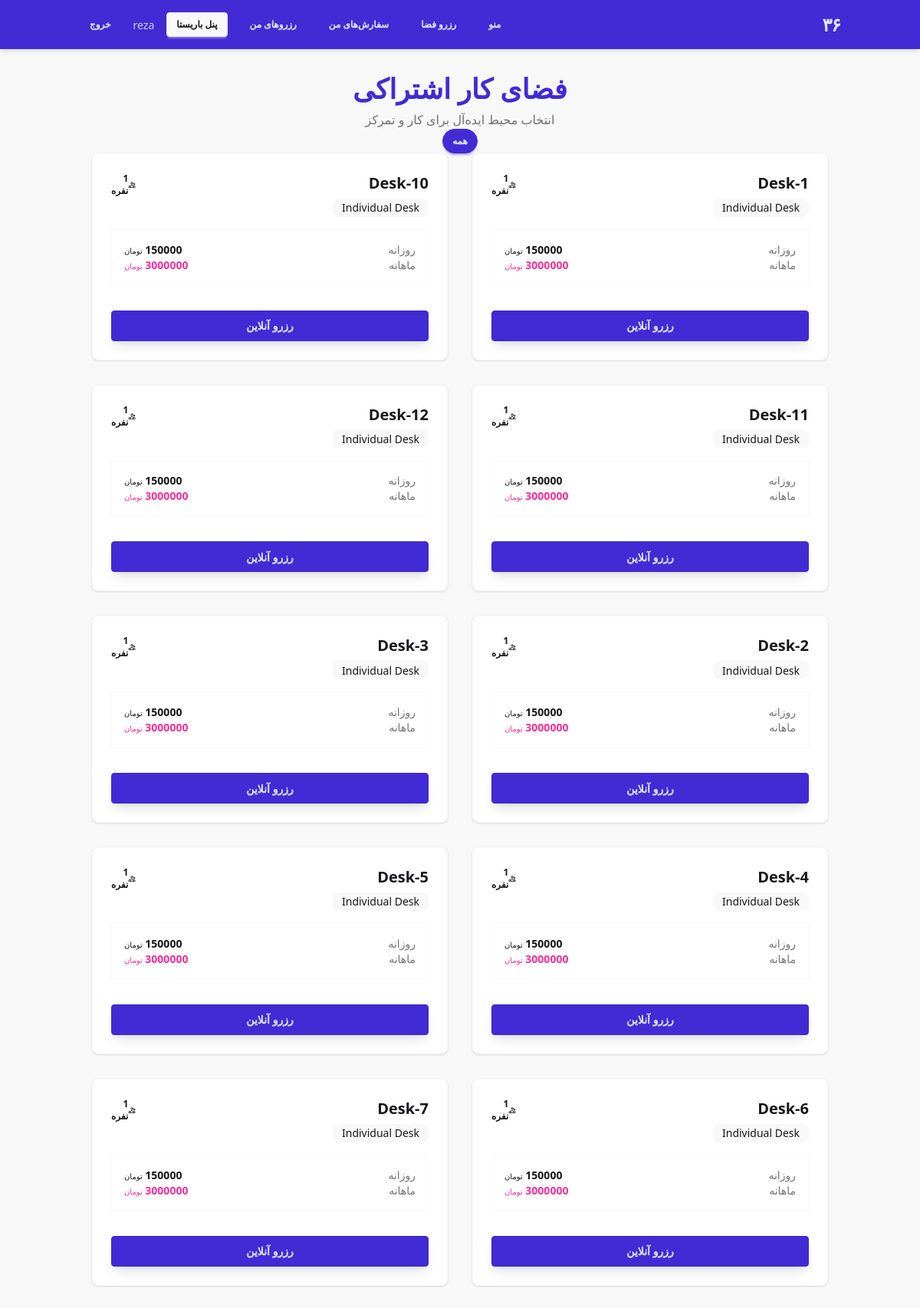
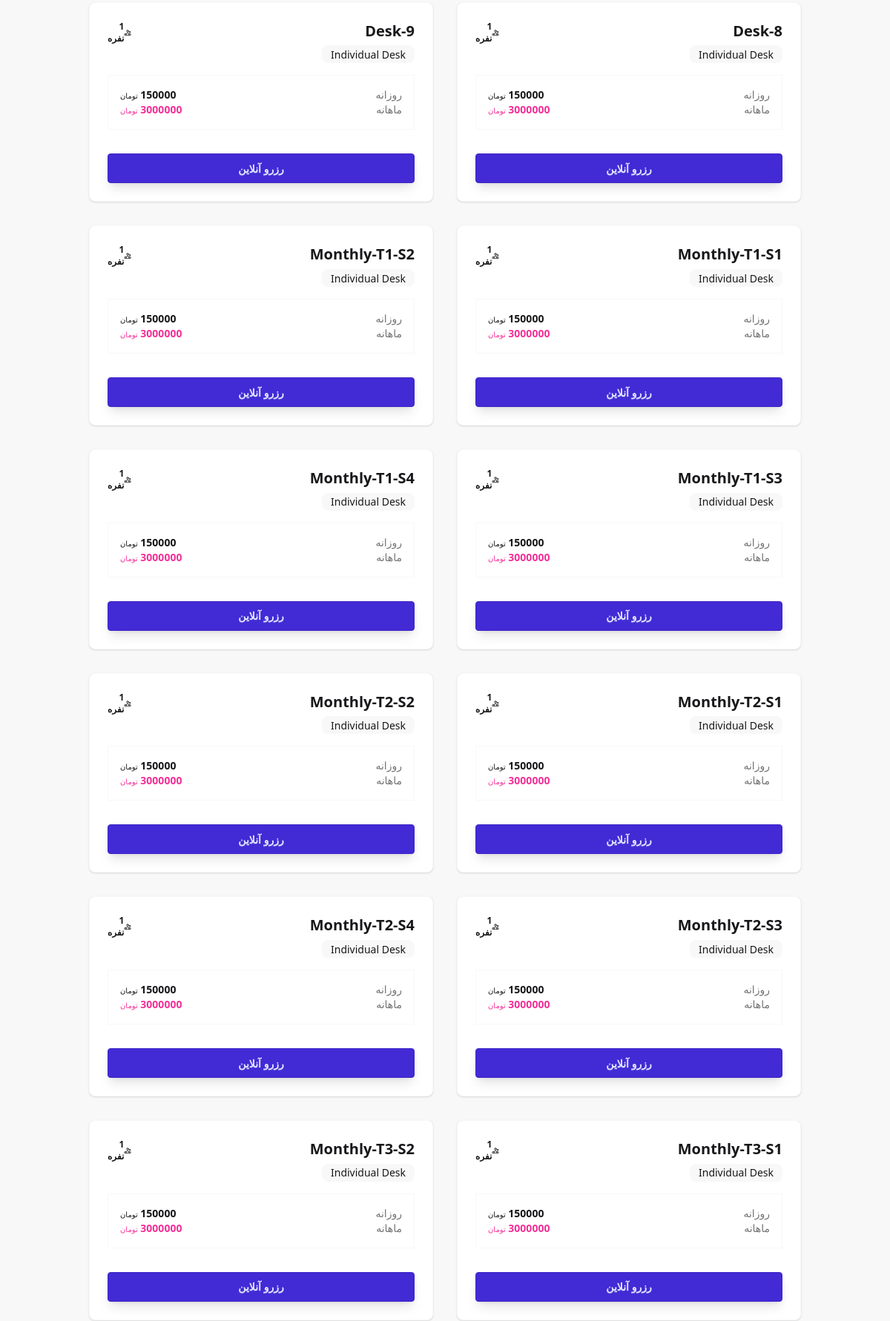
Screenshot of /cowork/ (signed in, upper part) with the database file from the repository (2 pictures, top to bottom).
### accounts/models.py (models this page shows, shortened)
class CustomUser(AbstractBaseUser, PermissionsMixin):
    phone_regex = RegexValidator(
        regex=r'^09\d{9}$',
        message=_("Phone number must be entered in the format: '09xxxxxxxxx'. Up to 11 digits allowed.")
    )
    phone_number = models.CharField(_('phone number'), validators=[phone_regex], max_length=15, unique=True)
    national_id = models.CharField(_('national ID'), max_length=10, blank=True, null=True, validators=[validate_national_id_field])
    full_name = models.CharField(_('full name'), max_length=150, blank=True)
    birth_date = models.DateField(_('birth date'), null=True, blank=True)
    is_active = models.BooleanField(default=True)
    is_staff = models.BooleanField(default=False)
    objects = CustomUserManager()
    USERNAME_FIELD = 'phone_number'
    REQUIRED_FIELDS = []

### cowork/models.py (models this page shows, shortened)
class Space(models.Model):
    class ZoneType(models.TextChoices):
        LONG_TABLE = 'LONG_TABLE', _('Communal Long Table')
        DESK = 'DESK', _('Individual Desk')
        PRIVATE_ROOM = 'PRIVATE_ROOM', _('Private Room')
        MEETING_ROOM = 'MEETING_ROOM', _('Meeting Room')
    name = models.CharField(_("Space Name"), max_length=50, unique=True)
    zone = models.CharField(_("Zone Type"), max_length=20, choices=ZoneType.choices)
    capacity = models.PositiveIntegerField(_("Capacity"), default=1)
    pricing_plan = models.ForeignKey(PricingPlan, on_delete=models.SET_NULL, null=True, verbose_name=_("Pricing Plan"))
    is_active = models.BooleanField(_("Is Active"), default=True)
    grid_row = models.IntegerField(_("Grid Row"), default=0)
    grid_col = models.IntegerField(_("Grid Col"), default=0)
    class Meta:
        verbose_name = _("Space")
        verbose_name_plural = _("Spaces")
        ordering = ['zone', 'name']

class PricingPlan(models.Model):
    name = models.CharField(_("Plan Name"), max_length=100)
    daily_rate = models.DecimalField(_("Daily Rate"), max_digits=12, decimal_places=0, default=0)
    hourly_rate = models.DecimalField(_("Hourly Rate"), max_digits=12, decimal_places=0, default=0)
    monthly_rate = models.DecimalField(_("Monthly Rate"), max_digits=12, decimal_places=0, default=0)
    six_month_rate = models.DecimalField(_("6-Month Rate"), max_digits=12, decimal_places=0, default=0)
    yearly_rate = models.DecimalField(_("Yearly Rate"), max_digits=12, decimal_places=0, default=0)
    is_contact_for_price = models.BooleanField(_("Contact for Price"), default=False)

### cowork/views.py (the view)
# urls.py: path('', space_list, name='space_list'),
def space_list(request):
    spaces = Space.objects.filter(is_active=True).select_related('pricing_plan')
    zone = request.GET.get('zone')
    if zone:
        spaces = spaces.filter(zone=zone)
    return render(request, 'cowork/space_list.html', {'spaces': spaces})

### theme/templates/cowork/space_list.html (shortened to what this page needs)
{% extends "base.html" %}
{% load i18n %}
{% block content %}
<div class="max-w-6xl mx-auto">
    <div class="text-center mb-10">
        <h1 class="text-4xl font-black text-primary mb-2">فضای کار اشتراکی</h1>
        <p class="text-base-content/60">انتخاب محیط ایده‌آل برای کار و تمرکز</p>
    </div>
    <div class="flex flex-wrap justify-center gap-2 mb-12">
        <a href="{% url 'cowork:space_list' %}" class="btn btn-sm {% if not request.GET.zone %}btn-primary{% else %}btn-ghost{% endif %} rounded-full">همه</a>
    </div>
    <div class="grid grid-cols-1 md:grid-cols-2 lg:grid-cols-3 gap-8">
        {% for space in spaces %}
            <div class="card bg-base-100 shadow-sm border border-base-200 hover:shadow-xl hover:border-primary/20 transition-all group overflow-hidden">
                <div class="card-body p-6">
                    <div class="flex justify-between items-start mb-4">
                        <div>
                            <h2 class="card-title text-xl font-black mb-1">{{ space.name }}</h2>
                            <span class="badge badge-sm badge-ghost opacity-70">{{ space.get_zone_display }}</span>
                        </div>
                        <div class="flex items-center gap-1 text-xs font-bold opacity-50">
                            {{ space.capacity }} نفره
                        </div>
                    </div>
                    <div class="space-y-3 mb-8 bg-base-200/30 p-4 rounded-2xl border border-base-200">
                        {% if space.pricing_plan.is_contact_for_price %}
                            <div class="text-center py-2">
                                <span class="text-primary font-black">برای قیمت تماس بگیرید</span>
                            </div>
                        {% else %}
                            {% if space.pricing_plan.daily_rate > 0 %}
                                <div class="flex justify-between items-center text-sm">
                                    <span class="opacity-60">روزانه</span>
                                    <span class="font-bold">{{ space.pricing_plan.daily_rate }} <span class="text-[10px] font-normal">تومان</span></span>
                                </div>
                            {% endif %}
                            {% if space.pricing_plan.monthly_rate > 0 %}
                                <div class="flex justify-between items-center text-sm">
                                    <span class="opacity-60">ماهانه</span>
                                    <span class="font-bold text-secondary">{{ space.pricing_plan.monthly_rate }} <span class="text-[10px] font-normal">تومان</span></span>
                                </div>
                            {% endif %}
                        {% endif %}
                    </div>
                    <div class="card-actions">
                        {% if space.pricing_plan.is_contact_for_price %}
                            <a href="tel:02112345678" class="btn btn-outline btn-primary w-full font-bold">تماس با پذیرش</a>
                        {% else %}
                            <a href="{% url 'cowork:book_space' space.id %}" class="btn btn-primary w-full font-bold shadow-lg shadow-primary/20">
                                رزرو آنلاین
                            </a>
                        {% endif %}
                    </div>
                </div>
            </div>
        {% empty %}
            <div class="col-span-full text-center py-20">
                <h3 class="text-xl font-bold opacity-40">فضایی یافت نشد</h3>
            </div>
        {% endfor %}
    </div>
</div>
{% endblock %}

### theme/templates/base.html (shortened to what this page needs)
{% load static tailwind_tags %}
<!DOCTYPE html>
<html lang="fa" dir="rtl" data-theme="minimalist" class="scroll-smooth">
<head>
    {% tailwind_css %}
</head>
<body class="min-h-screen bg-base-200 text-base-content flex flex-col">
    <header class="bg-primary text-primary-content shadow-md">
        <div class="container mx-auto px-4 h-16 flex items-center justify-between">
            <a href="{% url 'home' %}" class="text-2xl font-black tracking-tighter">۳۶</a>
            <nav>
                <ul class="flex gap-4 items-center">
                    <li><a href="{% url 'cafe:menu' %}" class="btn btn-sm btn-ghost hover:bg-white/10 text-primary-content">منو</a></li>
                    <li><a href="{% url 'cowork:space_list' %}" class="btn btn-sm btn-ghost hover:bg-white/10 text-primary-content">رزرو فضا</a></li>
                    {% if user.is_authenticated %}
                        <li><a href="{% url 'cafe:order_list' %}" class="btn btn-sm btn-ghost hover:bg-white/10 text-primary-content">سفارش‌های من</a></li>
                        <li><a href="{% url 'cowork:my_bookings' %}" class="btn btn-sm btn-ghost hover:bg-white/10 text-primary-content">رزروهای من</a></li>
                        {% if user.is_staff or user.groups.all %}
                            <li><a href="{% url 'cafe:barista_dashboard' %}" class="btn btn-sm btn-accent text-accent-content font-bold">پنل باریستا</a></li>
                        {% endif %}
                        <li class="hidden md:block"><span class="text-sm font-medium opacity-90">{{ user.full_name|default:user.phone_number }}</span></li>
                        <li>
                            <form action="{% url 'logout' %}" method="post" class="inline">
                                <button type="submit" class="btn btn-sm btn-ghost hover:bg-white/10 text-primary-content">خروج</button>
                            </form>
                        </li>
                    {% else %}
                        <li><a href="{% url 'login' %}" class="btn btn-sm btn-ghost hover:bg-white/10 text-primary-content">ورود</a></li>
                        <li><a href="{% url 'register' %}" class="btn btn-sm btn-secondary text-secondary-content border-none hover:brightness-110">عضویت</a></li>
                    {% endif %}
                </ul>
            </nav>
        </div>
    </header>
    <main class="flex-grow container mx-auto p-4 md:p-8">
        {% block content %}{% endblock %}
    </main>
</body>
</html>

### theme/templates/base.html (style rules this page uses)
body { font-family: 'Vazir', system-ui, -apple-system, sans-serif; }

### rows the page displays
CustomUser: full_name "reza"
Space: name "Desk-1", zone "Individual Desk", capacity "1", pricing_plan.daily_rate "150000", pricing_plan.monthly_rate "3000000"
Space: name "Desk-10", zone "Individual Desk", capacity "1", pricing_plan.daily_rate "150000", pricing_plan.monthly_rate "3000000"
Space: name "Desk-11", zone "Individual Desk", capacity "1", pricing_plan.daily_rate "150000", pricing_plan.monthly_rate "3000000"
Space: name "Desk-12", zone "Individual Desk", capacity "1", pricing_plan.daily_rate "150000", pricing_plan.monthly_rate "3000000"
Space: name "Desk-2", zone "Individual Desk", capacity "1", pricing_plan.daily_rate "150000", pricing_plan.monthly_rate "3000000"
Space: name "Desk-3", zone "Individual Desk", capacity "1", pricing_plan.daily_rate "150000", pricing_plan.monthly_rate "3000000"
Space: name "Desk-4", zone "Individual Desk", capacity "1", pricing_plan.daily_rate "150000", pricing_plan.monthly_rate "3000000"
Space: name "Desk-5", zone "Individual Desk", capacity "1", pricing_plan.daily_rate "150000", pricing_plan.monthly_rate "3000000"
Space: name "Desk-6", zone "Individual Desk", capacity "1", pricing_plan.daily_rate "150000", pricing_plan.monthly_rate "3000000"
Space: name "Desk-7", zone "Individual Desk", capacity "1", pricing_plan.daily_rate "150000", pricing_plan.monthly_rate "3000000"
Space: name "Desk-8", zone "Individual Desk", capacity "1", pricing_plan.daily_rate "150000", pricing_plan.monthly_rate "3000000"
Space: name "Desk-9", zone "Individual Desk", capacity "1", pricing_plan.daily_rate "150000", pricing_plan.monthly_rate "3000000"
Space: name "Monthly-T1-S1", zone "Individual Desk", capacity "1", pricing_plan.daily_rate "150000", pricing_plan.monthly_rate "3000000"
Space: name "Monthly-T1-S2", zone "Individual Desk", capacity "1", pricing_plan.daily_rate "150000", pricing_plan.monthly_rate "3000000"
Space: name "Monthly-T1-S3", zone "Individual Desk", capacity "1", pricing_plan.daily_rate "150000", pricing_plan.monthly_rate "3000000"
Space: name "Monthly-T1-S4", zone "Individual Desk", capacity "1", pricing_plan.daily_rate "150000", pricing_plan.monthly_rate "3000000"
Space: name "Monthly-T2-S1", zone "Individual Desk", capacity "1", pricing_plan.daily_rate "150000", pricing_plan.monthly_rate "3000000"
Space: name "Monthly-T2-S2", zone "Individual Desk", capacity "1", pricing_plan.daily_rate "150000", pricing_plan.monthly_rate "3000000"
Space: name "Monthly-T2-S3", zone "Individual Desk", capacity "1", pricing_plan.daily_rate "150000", pricing_plan.monthly_rate "3000000"
Space: name "Monthly-T2-S4", zone "Individual Desk", capacity "1", pricing_plan.daily_rate "150000", pricing_plan.monthly_rate "3000000"
Space: name "Monthly-T3-S1", zone "Individual Desk", capacity "1", pricing_plan.daily_rate "150000", pricing_plan.monthly_rate "3000000"
Space: name "Monthly-T3-S2", zone "Individual Desk", capacity "1", pricing_plan.daily_rate "150000", pricing_plan.monthly_rate "3000000"
